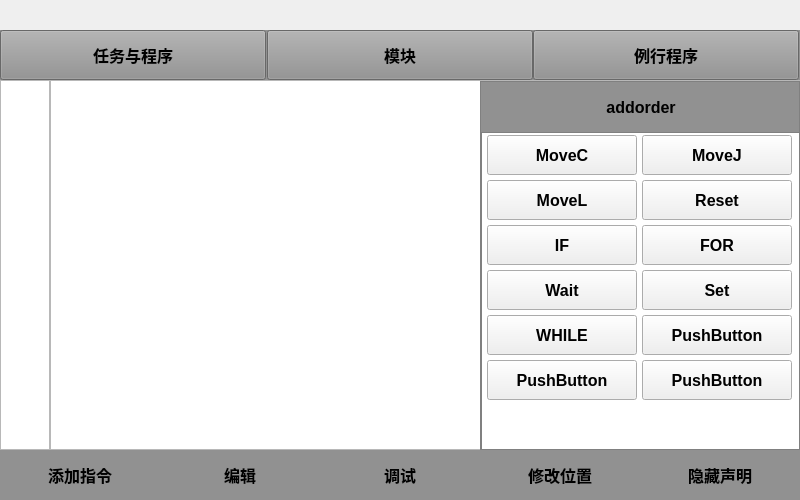
<?xml version="1.0" encoding="UTF-8"?>
<ui version="4.0">
 <class>ProgramShow</class>
 <widget class="QWidget" name="ProgramShow">
  <property name="geometry">
   <rect>
    <x>0</x>
    <y>0</y>
    <width>800</width>
    <height>500</height>
   </rect>
  </property>
  <property name="windowTitle">
   <string>Form</string>
  </property>
  <widget class="QWidget" name="widget_Btn" native="true">
   <property name="geometry">
    <rect>
     <x>0</x>
     <y>450</y>
     <width>800</width>
     <height>50</height>
    </rect>
   </property>
   <property name="styleSheet">
    <string notr="true">background-color: rgb(145, 145, 145);</string>
   </property>
   <widget class="QPushButton" name="Btn_AddOrder">
    <property name="geometry">
     <rect>
      <x>0</x>
      <y>0</y>
      <width>160</width>
      <height>50</height>
     </rect>
    </property>
    <property name="font">
     <font>
      <pointsize>12</pointsize>
      <weight>75</weight>
      <bold>true</bold>
     </font>
    </property>
    <property name="text">
     <string>添加指令</string>
    </property>
    <property name="flat">
     <bool>true</bool>
    </property>
   </widget>
   <widget class="QPushButton" name="Btn_Edit">
    <property name="geometry">
     <rect>
      <x>160</x>
      <y>0</y>
      <width>160</width>
      <height>50</height>
     </rect>
    </property>
    <property name="font">
     <font>
      <pointsize>12</pointsize>
      <weight>75</weight>
      <bold>true</bold>
     </font>
    </property>
    <property name="text">
     <string>编辑</string>
    </property>
    <property name="flat">
     <bool>true</bool>
    </property>
   </widget>
   <widget class="QPushButton" name="Btn_Debug">
    <property name="geometry">
     <rect>
      <x>320</x>
      <y>0</y>
      <width>160</width>
      <height>50</height>
     </rect>
    </property>
    <property name="font">
     <font>
      <pointsize>12</pointsize>
      <weight>75</weight>
      <bold>true</bold>
     </font>
    </property>
    <property name="text">
     <string>调试</string>
    </property>
    <property name="flat">
     <bool>true</bool>
    </property>
   </widget>
   <widget class="QPushButton" name="Btn_AlterPos">
    <property name="geometry">
     <rect>
      <x>480</x>
      <y>0</y>
      <width>160</width>
      <height>50</height>
     </rect>
    </property>
    <property name="font">
     <font>
      <pointsize>12</pointsize>
      <weight>75</weight>
      <bold>true</bold>
     </font>
    </property>
    <property name="text">
     <string>修改位置</string>
    </property>
    <property name="flat">
     <bool>true</bool>
    </property>
   </widget>
   <widget class="QPushButton" name="Btn_HideDeclare">
    <property name="geometry">
     <rect>
      <x>640</x>
      <y>0</y>
      <width>160</width>
      <height>50</height>
     </rect>
    </property>
    <property name="font">
     <font>
      <pointsize>12</pointsize>
      <weight>75</weight>
      <bold>true</bold>
     </font>
    </property>
    <property name="text">
     <string>隐藏声明</string>
    </property>
    <property name="flat">
     <bool>true</bool>
    </property>
   </widget>
  </widget>
  <widget class="QWidget" name="widget_Btn_top" native="true">
   <property name="geometry">
    <rect>
     <x>0</x>
     <y>30</y>
     <width>800</width>
     <height>50</height>
    </rect>
   </property>
   <property name="styleSheet">
    <string notr="true">background-color: rgb(145, 145, 145);</string>
   </property>
   <widget class="QPushButton" name="Btn_MissionAndPro">
    <property name="geometry">
     <rect>
      <x>0</x>
      <y>0</y>
      <width>266</width>
      <height>50</height>
     </rect>
    </property>
    <property name="font">
     <font>
      <pointsize>12</pointsize>
      <weight>75</weight>
      <bold>true</bold>
     </font>
    </property>
    <property name="text">
     <string>任务与程序</string>
    </property>
   </widget>
   <widget class="QPushButton" name="Btn_Module">
    <property name="geometry">
     <rect>
      <x>267</x>
      <y>0</y>
      <width>266</width>
      <height>50</height>
     </rect>
    </property>
    <property name="font">
     <font>
      <pointsize>12</pointsize>
      <weight>75</weight>
      <bold>true</bold>
     </font>
    </property>
    <property name="text">
     <string>模块</string>
    </property>
   </widget>
   <widget class="QPushButton" name="Btn_RoutinePro">
    <property name="geometry">
     <rect>
      <x>533</x>
      <y>0</y>
      <width>266</width>
      <height>50</height>
     </rect>
    </property>
    <property name="font">
     <font>
      <pointsize>12</pointsize>
      <weight>75</weight>
      <bold>true</bold>
     </font>
    </property>
    <property name="text">
     <string>例行程序</string>
    </property>
   </widget>
  </widget>
  <widget class="QLabel" name="label_Pos">
   <property name="geometry">
    <rect>
     <x>0</x>
     <y>5</y>
     <width>800</width>
     <height>20</height>
    </rect>
   </property>
   <property name="font">
    <font>
     <pointsize>10</pointsize>
     <weight>75</weight>
     <bold>true</bold>
    </font>
   </property>
   <property name="text">
    <string/>
   </property>
  </widget>
  <widget class="QStackedWidget" name="stackedWidget">
   <property name="geometry">
    <rect>
     <x>480</x>
     <y>81</y>
     <width>320</width>
     <height>369</height>
    </rect>
   </property>
   <property name="styleSheet">
    <string notr="true">QStackedWidget {
	border:1px solid gray;
}</string>
   </property>
   <property name="currentIndex">
    <number>0</number>
   </property>
   <widget class="QWidget" name="addOrder">
    <widget class="QStackedWidget" name="stackedWidget_addorder">
     <property name="geometry">
      <rect>
       <x>0</x>
       <y>50</y>
       <width>320</width>
       <height>319</height>
      </rect>
     </property>
     <widget class="QWidget" name="Common">
      <widget class="QPushButton" name="btn_MoveC">
       <property name="geometry">
        <rect>
         <x>5</x>
         <y>2</y>
         <width>150</width>
         <height>40</height>
        </rect>
       </property>
       <property name="font">
        <font>
         <pointsize>12</pointsize>
         <weight>75</weight>
         <bold>true</bold>
        </font>
       </property>
       <property name="text">
        <string>MoveC</string>
       </property>
      </widget>
      <widget class="QPushButton" name="btn_MoveL">
       <property name="geometry">
        <rect>
         <x>5</x>
         <y>47</y>
         <width>150</width>
         <height>40</height>
        </rect>
       </property>
       <property name="font">
        <font>
         <pointsize>12</pointsize>
         <weight>75</weight>
         <bold>true</bold>
        </font>
       </property>
       <property name="text">
        <string>MoveL</string>
       </property>
      </widget>
      <widget class="QPushButton" name="btn_IF">
       <property name="geometry">
        <rect>
         <x>5</x>
         <y>92</y>
         <width>150</width>
         <height>40</height>
        </rect>
       </property>
       <property name="font">
        <font>
         <pointsize>12</pointsize>
         <weight>75</weight>
         <bold>true</bold>
        </font>
       </property>
       <property name="text">
        <string>IF</string>
       </property>
      </widget>
      <widget class="QPushButton" name="btn_Wait">
       <property name="geometry">
        <rect>
         <x>5</x>
         <y>137</y>
         <width>150</width>
         <height>40</height>
        </rect>
       </property>
       <property name="font">
        <font>
         <pointsize>12</pointsize>
         <weight>75</weight>
         <bold>true</bold>
        </font>
       </property>
       <property name="text">
        <string>Wait</string>
       </property>
      </widget>
      <widget class="QPushButton" name="btn_WHILE">
       <property name="geometry">
        <rect>
         <x>5</x>
         <y>182</y>
         <width>150</width>
         <height>40</height>
        </rect>
       </property>
       <property name="font">
        <font>
         <pointsize>12</pointsize>
         <weight>75</weight>
         <bold>true</bold>
        </font>
       </property>
       <property name="text">
        <string>WHILE</string>
       </property>
      </widget>
      <widget class="QPushButton" name="pushButton_8">
       <property name="geometry">
        <rect>
         <x>5</x>
         <y>227</y>
         <width>150</width>
         <height>40</height>
        </rect>
       </property>
       <property name="font">
        <font>
         <pointsize>12</pointsize>
         <weight>75</weight>
         <bold>true</bold>
        </font>
       </property>
       <property name="text">
        <string>PushButton</string>
       </property>
      </widget>
      <widget class="QPushButton" name="pushButton_9">
       <property name="geometry">
        <rect>
         <x>160</x>
         <y>182</y>
         <width>150</width>
         <height>40</height>
        </rect>
       </property>
       <property name="font">
        <font>
         <pointsize>12</pointsize>
         <weight>75</weight>
         <bold>true</bold>
        </font>
       </property>
       <property name="text">
        <string>PushButton</string>
       </property>
      </widget>
      <widget class="QPushButton" name="btn_FOR">
       <property name="geometry">
        <rect>
         <x>160</x>
         <y>92</y>
         <width>150</width>
         <height>40</height>
        </rect>
       </property>
       <property name="font">
        <font>
         <pointsize>12</pointsize>
         <weight>75</weight>
         <bold>true</bold>
        </font>
       </property>
       <property name="text">
        <string>FOR</string>
       </property>
      </widget>
      <widget class="QPushButton" name="pushButton_11">
       <property name="geometry">
        <rect>
         <x>160</x>
         <y>227</y>
         <width>150</width>
         <height>40</height>
        </rect>
       </property>
       <property name="font">
        <font>
         <pointsize>12</pointsize>
         <weight>75</weight>
         <bold>true</bold>
        </font>
       </property>
       <property name="text">
        <string>PushButton</string>
       </property>
      </widget>
      <widget class="QPushButton" name="btn_Set">
       <property name="geometry">
        <rect>
         <x>160</x>
         <y>137</y>
         <width>150</width>
         <height>40</height>
        </rect>
       </property>
       <property name="font">
        <font>
         <pointsize>12</pointsize>
         <weight>75</weight>
         <bold>true</bold>
        </font>
       </property>
       <property name="text">
        <string>Set</string>
       </property>
      </widget>
      <widget class="QPushButton" name="btn_MoveJ">
       <property name="geometry">
        <rect>
         <x>160</x>
         <y>2</y>
         <width>150</width>
         <height>40</height>
        </rect>
       </property>
       <property name="font">
        <font>
         <pointsize>12</pointsize>
         <weight>75</weight>
         <bold>true</bold>
        </font>
       </property>
       <property name="text">
        <string>MoveJ</string>
       </property>
      </widget>
      <widget class="QPushButton" name="btn_Reset">
       <property name="geometry">
        <rect>
         <x>160</x>
         <y>47</y>
         <width>150</width>
         <height>40</height>
        </rect>
       </property>
       <property name="font">
        <font>
         <pointsize>12</pointsize>
         <weight>75</weight>
         <bold>true</bold>
        </font>
       </property>
       <property name="text">
        <string>Reset</string>
       </property>
      </widget>
     </widget>
    </widget>
    <widget class="QWidget" name="widget" native="true">
     <property name="geometry">
      <rect>
       <x>0</x>
       <y>0</y>
       <width>320</width>
       <height>50</height>
      </rect>
     </property>
     <property name="styleSheet">
      <string notr="true">background-color: rgb(145, 145, 145);</string>
     </property>
     <widget class="QPushButton" name="pushButton">
      <property name="geometry">
       <rect>
        <x>0</x>
        <y>0</y>
        <width>320</width>
        <height>50</height>
       </rect>
      </property>
      <property name="font">
       <font>
        <pointsize>12</pointsize>
        <weight>75</weight>
        <bold>true</bold>
       </font>
      </property>
      <property name="styleSheet">
       <string notr="true"/>
      </property>
      <property name="text">
       <string>addorder</string>
      </property>
      <property name="flat">
       <bool>true</bool>
      </property>
     </widget>
    </widget>
   </widget>
   <widget class="QWidget" name="edit">
    <widget class="QWidget" name="widget_edit" native="true">
     <property name="geometry">
      <rect>
       <x>0</x>
       <y>0</y>
       <width>320</width>
       <height>370</height>
      </rect>
     </property>
     <property name="styleSheet">
      <string notr="true">QPushButton{
}</string>
     </property>
     <widget class="QPushButton" name="btn_copy">
      <property name="geometry">
       <rect>
        <x>30</x>
        <y>100</y>
        <width>75</width>
        <height>23</height>
       </rect>
      </property>
      <property name="text">
       <string>复制</string>
      </property>
     </widget>
     <widget class="QPushButton" name="btn_paste">
      <property name="geometry">
       <rect>
        <x>30</x>
        <y>140</y>
        <width>75</width>
        <height>23</height>
       </rect>
      </property>
      <property name="text">
       <string>粘贴</string>
      </property>
     </widget>
     <widget class="QPushButton" name="btn_cut">
      <property name="geometry">
       <rect>
        <x>30</x>
        <y>60</y>
        <width>75</width>
        <height>23</height>
       </rect>
      </property>
      <property name="styleSheet">
       <string notr="true"/>
      </property>
      <property name="text">
       <string>剪切</string>
      </property>
     </widget>
    </widget>
   </widget>
   <widget class="QWidget" name="debug">
    <widget class="QPushButton" name="pushButton_3">
     <property name="geometry">
      <rect>
       <x>30</x>
       <y>20</y>
       <width>75</width>
       <height>23</height>
      </rect>
     </property>
     <property name="text">
      <string>qdebug</string>
     </property>
    </widget>
   </widget>
  </widget>
  <widget class="QTextBrowser" name="textBrowser_ShowPro">
   <property name="geometry">
    <rect>
     <x>50</x>
     <y>80</y>
     <width>750</width>
     <height>370</height>
    </rect>
   </property>
   <property name="font">
    <font>
     <pointsize>12</pointsize>
     <weight>75</weight>
     <bold>true</bold>
    </font>
   </property>
   <property name="html">
    <string>&lt;!DOCTYPE HTML PUBLIC &quot;-//W3C//DTD HTML 4.0//EN&quot; &quot;http://www.w3.org/TR/REC-html40/strict.dtd&quot;&gt;
&lt;html&gt;&lt;head&gt;&lt;meta name=&quot;qrichtext&quot; content=&quot;1&quot; /&gt;&lt;style type=&quot;text/css&quot;&gt;
p, li { white-space: pre-wrap; }
&lt;/style&gt;&lt;/head&gt;&lt;body style=&quot; font-family:'SimSun'; font-size:12pt; font-weight:600; font-style:normal;&quot;&gt;
&lt;p style=&quot;-qt-paragraph-type:empty; margin-top:0px; margin-bottom:0px; margin-left:0px; margin-right:0px; -qt-block-indent:0; text-indent:0px;&quot;&gt;&lt;br /&gt;&lt;/p&gt;&lt;/body&gt;&lt;/html&gt;</string>
   </property>
  </widget>
  <widget class="QTextBrowser" name="textBrowser_line">
   <property name="geometry">
    <rect>
     <x>0</x>
     <y>80</y>
     <width>50</width>
     <height>370</height>
    </rect>
   </property>
   <property name="font">
    <font>
     <pointsize>12</pointsize>
     <weight>75</weight>
     <bold>true</bold>
    </font>
   </property>
   <property name="html">
    <string>&lt;!DOCTYPE HTML PUBLIC &quot;-//W3C//DTD HTML 4.0//EN&quot; &quot;http://www.w3.org/TR/REC-html40/strict.dtd&quot;&gt;
&lt;html&gt;&lt;head&gt;&lt;meta name=&quot;qrichtext&quot; content=&quot;1&quot; /&gt;&lt;style type=&quot;text/css&quot;&gt;
p, li { white-space: pre-wrap; }
&lt;/style&gt;&lt;/head&gt;&lt;body style=&quot; font-family:'SimSun'; font-size:12pt; font-weight:600; font-style:normal;&quot;&gt;
&lt;p align=&quot;right&quot; style=&quot;-qt-paragraph-type:empty; margin-top:0px; margin-bottom:0px; margin-left:0px; margin-right:0px; -qt-block-indent:0; text-indent:0px;&quot;&gt;&lt;br /&gt;&lt;/p&gt;&lt;/body&gt;&lt;/html&gt;</string>
   </property>
  </widget>
  <zorder>widget_Btn</zorder>
  <zorder>widget_Btn_top</zorder>
  <zorder>label_Pos</zorder>
  <zorder>textBrowser_ShowPro</zorder>
  <zorder>textBrowser_line</zorder>
  <zorder>stackedWidget</zorder>
 </widget>
 <resources/>
 <connections/>
</ui>
